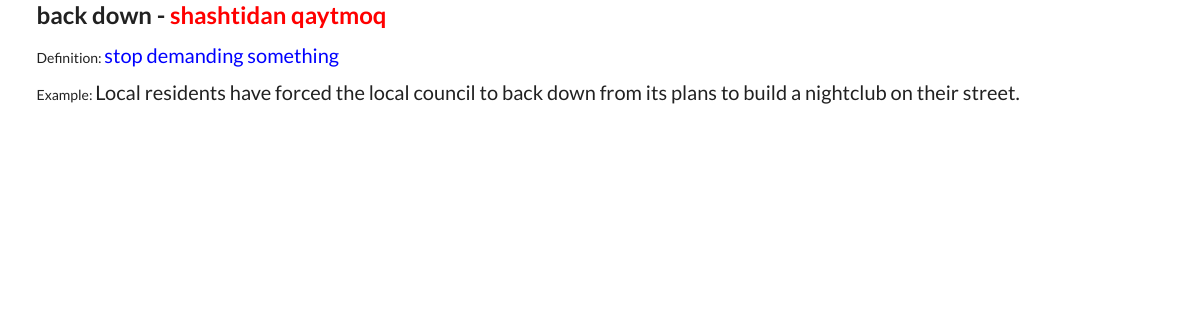
/word/73/, run on the app's committed database.
### english/models.py (models this page shows, shortened)
class EnglishPhrases(models.Model):
	english = models.CharField(max_length=200, null=True)
	uzbek = models.CharField(max_length=200, null=True)
	definition = models.CharField(max_length=200, null=True)
	example = models.TextField(max_length=300)

### english/views.py (the view)
# urls.py: path('word/<str:pk>/', word, name='words'),
def word(request, pk):
	form = EnglishPhrases.objects.get(id=pk)
	context = {'form':form}
	return render(request, 'word.html', context)

### english/templates/word.html (shortened to what this page needs)
<!DOCTYPE html>
{% load static %}
<html lang="en">
<head>
	<link rel="stylesheet" href="{% static 'semantic/semantic.min.css' %}">
</head>
<body>
<div class="ui container">
<h2>{{form.english}} - <span style="color: red;">{{form.uzbek}}</span></h2>
<p>Definition: <span style="color: blue; font-size: 20px;">{{form.definition}}</span></p>
<p>Example: <span style="font-size: 20px;">{{form.example}}</span></p>
</div>
</body>
</html>

### data on the page
EnglishPhrases: english "back down", uzbek "shashtidan qaytmoq", definition "stop demanding something", example "Local residents have forced the local council to back down from its plans to build a nightclub on their street."
